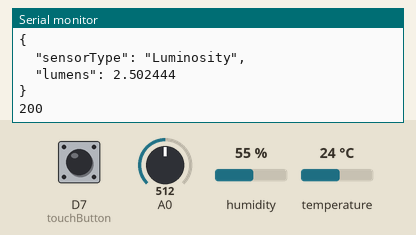
Recording of a sketch running on a simulated ESP8266 (NodeMCU). Parts: the last lines printed to the serial monitor. Wiring (inferred from the names in the program): DHT11 sensor: data D0. The inputs (shaded band) are chosen by the test bench; at power-on: humidity 55 %, D7 (touchButton) LOW, A0 = 512, temperature 24 °C. WiFi joins after 1.5 s; servers stay silent unless stated; uploads are accepted with an empty reply.

Above: at 2.7 s.
2.8 s: humidity set to 22 %
10.6 s: D7 (touchButton) pulled HIGH for 3 s
18.4 s: A0 set to 716
At 22.77 s:
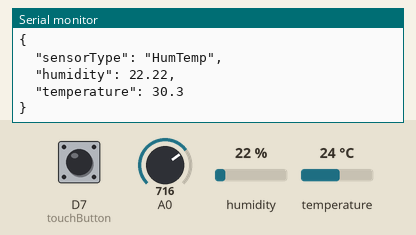
26.2 s: temperature set to 19 °C
At 33.9 s:
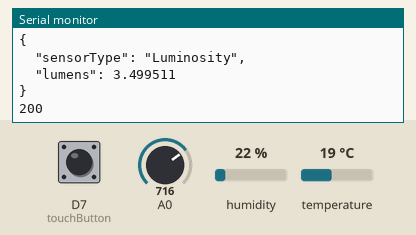
34.0 s: A0 set to 900
41.8 s: humidity set to 40 %
At 44.8 s:
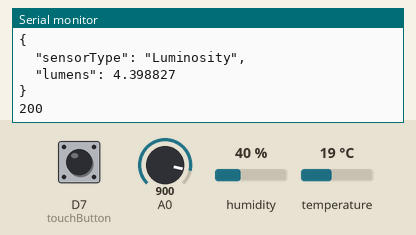
Timing chart, 0 to 46.3 s (numbered marks = the images above; inputs shaded):
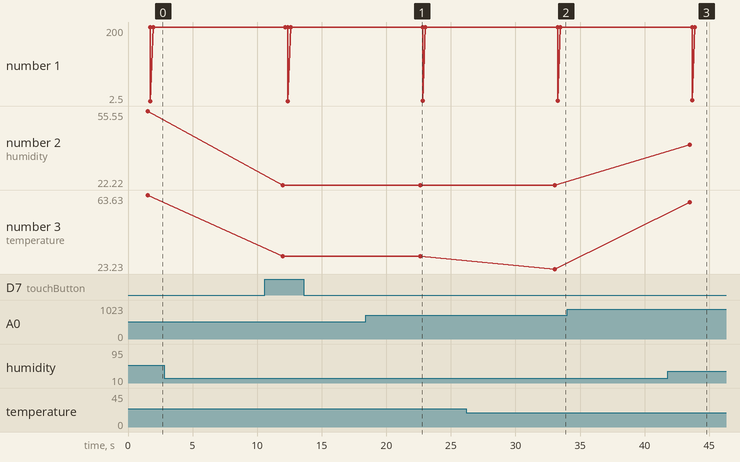

Measured:
- after the input at 26.2 s, the serial monitor: prints a new line after 6.9 s (image 2)
- after the input at 41.8 s, the serial monitor: prints a new line after 1.7 s (image 3)
- plotted number 2: 22.22 → 40.4 after the input at 41.8 s
- plotted number 3: 30.3 → 23.23 after the input at 26.2 s, 23.23 → 59.59 after the input at 41.8 s

The sketch:

project_iot.ino
```cpp
#include <ESP8266HTTPClient.h>
#include <ESP8266WiFi.h>
#include <ArduinoJson.h>

// Set these to your desired credentials.
const char* ssid = "M&T2.4G";
const char* password = "seinaovei";

const char* host = "http://625a33d1.ngrok.io/iot";

const char* humTempType = "HumTemp";
const char* touchType = "Touch";
const char* ldrType = "Luminosity";

// DHT Sensor
int DHpin = D0;
byte dat [5];
byte readData () {
  byte data;
  for (int i = 0; i < 8; i ++) {
    if (digitalRead(DHpin) == LOW) {
      while (digitalRead(DHpin) == LOW);
      delayMicroseconds(30);
      if (digitalRead(DHpin) == HIGH)
        data |= (1 << (7-i));
      while (digitalRead(DHpin) == HIGH);
     }
  }
  return data;
}

int makeHttpRequest(char *sensorType, float arr[]) {
  if (WiFi.status() == WL_CONNECTED) {
    Serial.println("WiFi Connected");

    if  (sensorType == humTempType) {
      StaticJsonBuffer<200> jsonBuffer;
      JsonObject& body = jsonBuffer.createObject();
      body["sensorType"] = "HumTemp";
      body["humidity"] = arr[0];
      body["temperature"] = arr[1];

      sendRequest(body);
    } else if (sensorType == touchType) {
      StaticJsonBuffer<200> jsonBuffer;
      JsonObject& body = jsonBuffer.createObject();
      body["sensorType"] = "Touch";
      body["touched"] = "true";

      sendRequest(body);
    } else if (sensorType == ldrType) {
      StaticJsonBuffer<200> jsonBuffer;
      JsonObject& body = jsonBuffer.createObject();
      body["sensorType"] = "Luminosity";
      body["lumens"] = arr[0];

      sendRequest(body);
    }
  } else {

    Serial.println("Error in WiFi connection");
    return 0;
  }
}

void sendRequest(JsonObject& body) {
  HTTPClient http;
  http.begin(host);
  http.addHeader("Content-Type", "application/json");

  char JSONmessageBuffer[300];
  body.prettyPrintTo(JSONmessageBuffer, sizeof(JSONmessageBuffer));
  Serial.println(JSONmessageBuffer);

  int httpCode = http.POST(JSONmessageBuffer);
  String payload = http.getString();

  Serial.println(httpCode);
  Serial.println(payload);

  http.end();
}

void getLdrVoltage() {
  // read the input on analog pin 0:
  int sensorValue = analogRead(A0);

  // Convert the analog reading (which goes from 0 - 1023) to a voltage (0 - 5V):
  float voltage = sensorValue * (5.0 / 1023.0);

  // print out the value you read:
  Serial.println(voltage);

  float arr[1];
  arr[0] = voltage;

  makeHttpRequest("Luminosity", arr);
}

void getTempAndHumidity() {
  String hum;
  String temp;

  digitalWrite(DHpin, LOW);
  delay(30);

  digitalWrite(DHpin, HIGH);
  delayMicroseconds(40);

  pinMode(DHpin, INPUT);
  while (digitalRead(DHpin) == HIGH);
  delayMicroseconds(80);
  if (digitalRead(DHpin) == LOW);
  delayMicroseconds(80);

  for (int i = 0; i < 4; i ++)
    dat[i] = readData();

  pinMode(DHpin, OUTPUT);
  digitalWrite(DHpin, HIGH);

  hum = String(dat[0]) + String(".") + String(dat[1]);
  temp = String(dat[2]) + String(".") + String(dat[3]);

  float arr[2];
  arr[0] = hum.toFloat();
  arr[1] = temp.toFloat();

  makeHttpRequest("HumTemp", arr);

}

// -----------------------------------------------------------------------------------------------------------------------

// Metal Sensor
int touchButton = D7;
int val;

void getTouch() {
  val = digitalRead(touchButton);

  if (val == HIGH) {
    Serial.println("Touched");
    float arr[1];
    arr[0] = val;
    makeHttpRequest("Touch", arr);
  }
}

// -----------------------------------------------------------------------------------------------------------------------

void setup () {
  Serial.begin(115200);
  WiFi.begin(ssid, password);

  while (WiFi.waitForConnectResult() != WL_CONNECTED) {
    delay(500);
    Serial.print(".");
  }

  Serial.print("Connected, IP address: ");
  Serial.println(WiFi.localIP());

  pinMode(DHpin, OUTPUT);
  pinMode(touchButton, INPUT);
}

void loop () {
  if (WiFi.status() == WL_CONNECTED) {
    getTempAndHumidity();
    getTouch();
    getLdrVoltage();
  } else {
    Serial.println("No internet...");
  }

  delay(10000);
}
```
